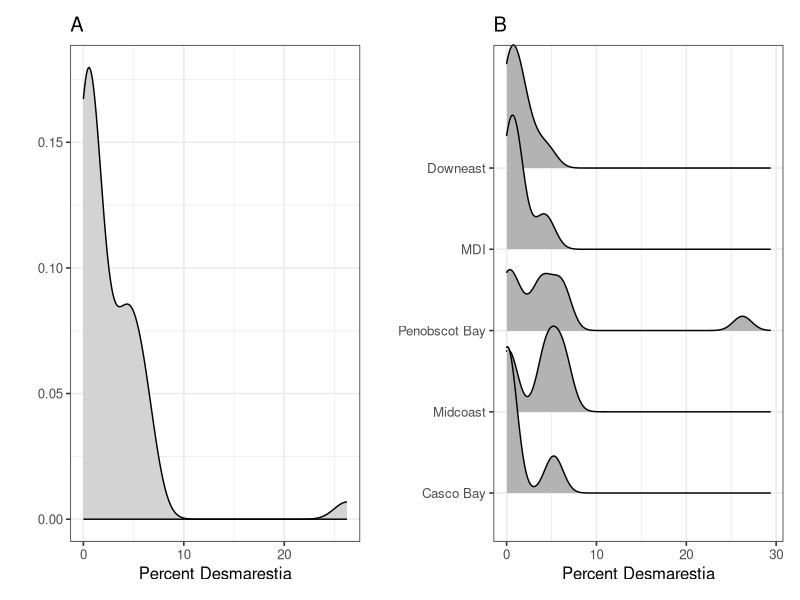
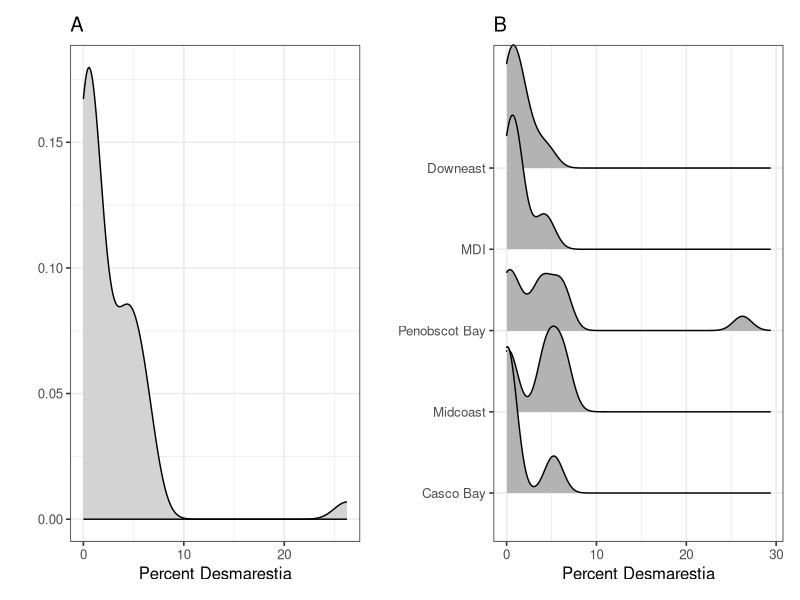

Write R code to recreate these figures, in order.
#' ---------------------------------------------------------
#' Quick script to check and see how much of the Rasher/Steneck
#' data is composed of Desmarestia in response to questions regarding
#' differing methodology between DMR and Rasher/Steneck surveys
#' 
#' @author Jarrett Byrnes
#'-----------------------------------------------------------

library(ggplot2)
library(ggridges)
library(dplyr)
library(readr)
library(patchwork)

theme_set(theme_bw(base_size = 12))

rasher_steneck_combined <- read_csv("derived_data/rasher_steneck_combined.csv") %>%
    filter(depth == 5) %>%
    mutate(region = gsub("\\.", " ", region),
           region = stringr::str_to_title(region),
           region = gsub("Mdi", "MDI", region),
           region = factor(region,
                           levels = rev(c("Downeast", "MDI", "Penobscot Bay",
                                      "Midcoast", "Casco Bay", "York"))))


regional <- ggplot(rasher_steneck_combined,
       aes(x = desm,
           y = region)) +
    stat_density_ridges(from = 0) +
    labs(x = "Percent Desmarestia", title = "B", y = "") 


all <- ggplot(rasher_steneck_combined,
       aes(x = desm)) +
    stat_density(fill = "lightgrey", color = "black") +
    labs(x = "Percent Desmarestia", title = "A", y = "")


all + regional 
ggsave("figures/desmarestia_supplement.jpg", dpi = 600,
       width = 12)



# What are the ranges?
mean(rasher_steneck_combined$desm)
range(rasher_steneck_combined$desm)
sd(rasher_steneck_combined$desm)
